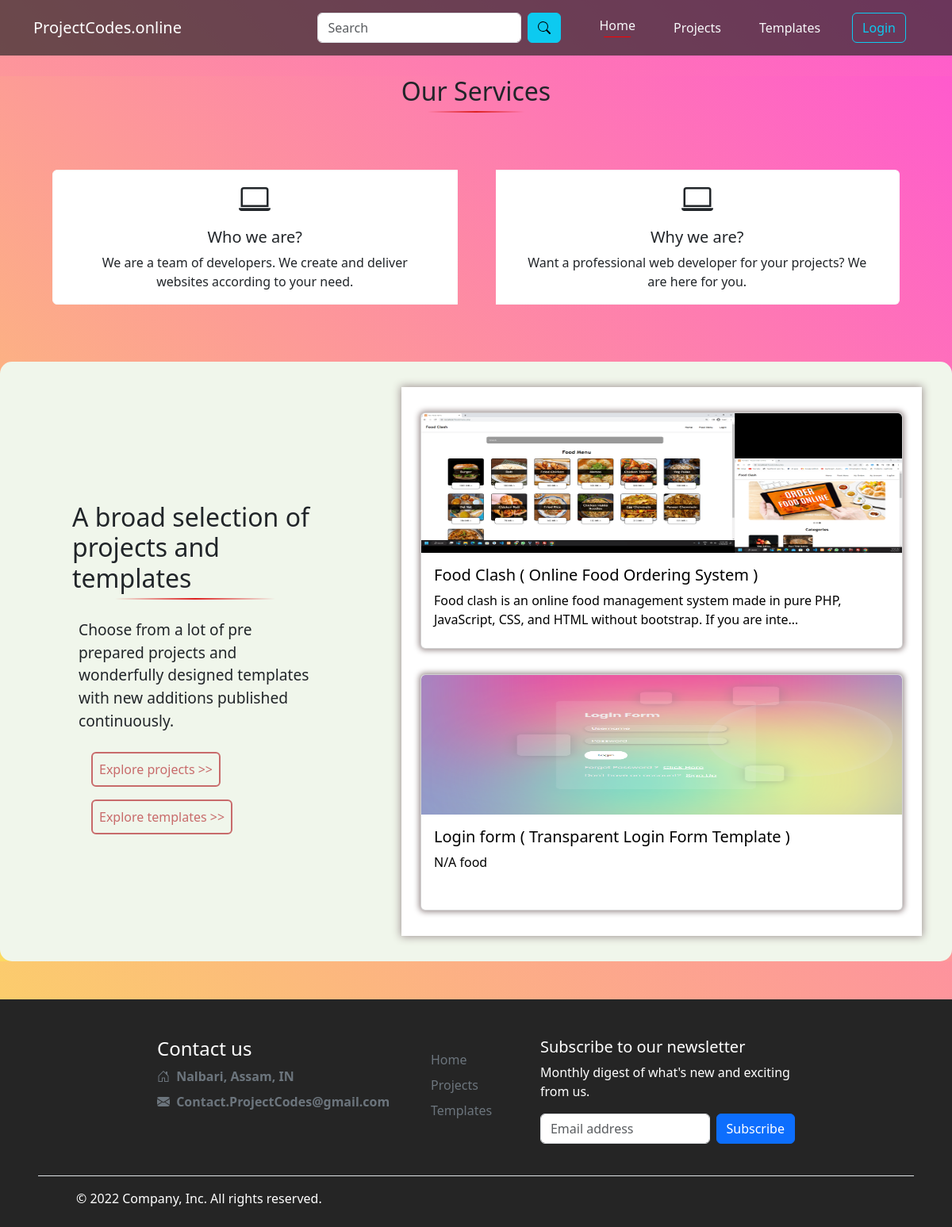
The page / on the database its author committed.
### user/models.py (models this page shows, shortened)
class Project(models.Model):
    CATEGORY=(
        ('Project', 'Project'),
        ('Template', 'Template'),
    )
    SUB_CATEGORY=(
        ('Web Development', (
                ('Front-end Development', 'Front-end Development'),
                ('Backend', 'Backend'),
                ('Full-Stack', 'Full-Stack'),
            )
        ),
        ('Android Development', (
                ('Java', 'Java'),
                ('kotlin', 'Kotlin'),
            )
        ),
        ('Cyber Security', 'Cyber Security'),
        ('Others', (
                ('C','C'),
                ('C++','C++'),
                ('Python','Python')
            )
        ),
    )
    proj_id = models.BigAutoField(primary_key=True)
    title = models.CharField(max_length=100)
    short_Desc = models.CharField(max_length=500, blank=True)
    project_file=  models.FileField(null=True,blank=True, upload_to="projectFile/")
    full_Desc= models.TextField(blank=True)
    category = models.CharField(max_length=100, choices=CATEGORY)
    sub_category = models.CharField(max_length=100, choices=SUB_CATEGORY)
    used_language= models.CharField(max_length=500, null=True, blank=True)
    created_by= models.CharField(max_length=100, null=True, blank=True, default="Team Members")
    price= models.FloatField( blank=True, null=True)
    discounted_price = models.FloatField( blank=True , null=True)
    free = models.BooleanField(default=False)
    publish_date = models.DateTimeField(auto_now_add=True)
    last_modified_date = models.DateTimeField(auto_now=True)
    default_image= models.ImageField(null=True,blank=True, upload_to="Project_Image/")
    sourcecode_link= models.CharField(max_length=500,null=True, blank=True)

### user/views.py (the view)
# urls.py: path('', views.home, name="home"),
def home(request):
    topProjs = Project.objects.filter(category='Project')[:1]
    topTemps = Project.objects.filter(category='Template')[:1]
    params = {'topProjs': topProjs, 'topTemps': topTemps,
              "cartCount": cartCount(request.user.id)}
    return render(request, 'user/index.html', params)

### user/views.py (called while the page is built)
def cartCount(user_id):
    cart = Cart.objects.filter(user_id=user_id)
    cart = cart.count()
    return cart

### templates/user/index.html (shortened to what this page needs)
{% extends 'user/basic.html' %}
{%load static %}
{%block csslink%}
  <link rel="stylesheet" type="text/css" href="{% static 'user/css/indexpage.css'%}" />
{%endblock%}
{%block body%}
<div class="flex-me-bro">
  <div class="container">
    <center><h2 class="my-3 afterLine" >Our Services</h2></center>
      <div class="card-group my-5 ">
        <div class="card border-light m-4 " style="overflow: hidden;">
          <div class="card-body d-flex flex-column align-items-center">
            <svg
              xmlns="http://www.w3.org/2000/svg"
              width="40"
              height="40"
              fill="currentColor"
              class="bi bi-laptop mb-3"
              viewBox="0 0 16 16">
              <path
                d="M13.5 3a.5.5 0 0 1 .5.5V11H2V3.5a.5.5 0 0 1 .5-.5h11zm-11-1A1.5 1.5 0 0 0 1 3.5V12h14V3.5A1.5 1.5 0 0 0 13.5 2h-11zM0 12.5h16a1.5 1.5 0 0 1-1.5 1.5h-13A1.5 1.5 0 0 1 0 12.5z" />
            </svg>
            <h5 class="card-title">Who we are?</h5>
            <p class="card-text text-center mx-4">
              We are a team of developers. We create and deliver websites
              according to your need.
            </p>
          </div>
        </div>
        <div class="card border-light m-4 " style="overflow: hidden; ">
          <div class="card-body d-flex flex-column align-items-center">
            <svg
              xmlns="http://www.w3.org/2000/svg"
              width="40"
              height="40"
              fill="currentColor"
              class="bi bi-laptop mb-3"
              viewBox="0 0 16 16">
              <path
                d="M13.5 3a.5.5 0 0 1 .5.5V11H2V3.5a.5.5 0 0 1 .5-.5h11zm-11-1A1.5 1.5 0 0 0 1 3.5V12h14V3.5A1.5 1.5 0 0 0 13.5 2h-11zM0 12.5h16a1.5 1.5 0 0 1-1.5 1.5h-13A1.5 1.5 0 0 1 0 12.5z" />
            </svg>
            <h5 class="card-title">Why we are?</h5>
            <p class="card-text text-center mx-4">
              Want a professional web developer for your projects? We are here for
              you.
            </p>
          </div>
        </div>
      </div>
  </div>
  <div class="container-fluid my-5 " style="background: #f0f6eb; border-radius: 15px;">
    <div class="container-lg my-5 d-flex align-items-center justify-content-between p-2 projectContainer" style="">
      <div style="" class="left">
        <h2 class="afterLine my-4">A broad selection of projects and templates </h2>
        <p class="mx-2" style="font-size: 1.2rem" >
          Choose from a lot of pre prepared projects and wonderfully designed templates with new additions published continuously.
        </p>
        <div class="btndiv ">
          <a href="/projects/" class="btn btnDesign1 my-2">Explore projects >></a>
          <a href="/templates/" class="btn btnDesign1 my-2">Explore templates >></a>
        </div>
      </div>
      <div class="projectDiv">
        {% for i in topProjs %}
        <div class="card my-3"
          style="">
          <a
            href="/projects/{{i.proj_id}}"
            style="text-decoration: none; color: black">
            <img
              src="/media/{{i.default_image}}"
              class="card-img-top"
              alt="..."
              style="height: 22vh" />
            <div class="card-body">
              <h5 class="card-title">
                {{i.title}} {% if i.short_Desc %}<span> ( {{i.short_Desc}} )</span
                >{% endif %}
              </h5>
              <p class="card-text" >
                {{i.full_Desc| truncatechars:130}}
              </p>
            </div>
          </a>
        </div>
        {% endfor %}
        {% for i in topTemps %}
        <div class="card my-3"
          style="">
          <a
            href="/templates/view/{{i.proj_id}}"
            style="text-decoration: none; color: black">
            <img
              src="/media/{{i.default_image}}"
              class="card-img-top"
              alt="..."
              style="height: 22vh" />
            <div class="card-body">
              <h5 class="card-title">
                {{i.title}} {% if i.short_Desc %}<span> ( {{i.short_Desc}} )</span
                >{% endif %}
              </h5>
              <p class="card-text" style="height: 7vh">
                {{i.full_Desc| truncatechars:130}}
              </p>
            </div>
          </a>
        </div>
        {% endfor %}
      </div>
    </div>
  </div>
</div>
{%endblock%}

### static/user/css/commonStyle.css (style rules this page uses)
:root { --dk-gray-100: #F3F4F6; --dk-gray-200: #E5E7EB; --dk-gray-300: #D1D5DB; --dk-gray-400: #9CA3AF; --dk-gray-500: #6B7280; --dk-gray-600: #4B5563; --dk-gray-700: #374151; --dk-gray-800: #1F2937; --dk-gray-900: #111827; --dk-dark-bg: #313348; --dk-darker-bg: #2a2b3d; --navbar-bg-color: #6f6486; --sidebar-bg-color: #252636; --sidebar-width: 250px; }
* { margin: 0; padding: 0; box-sizing: border-box; }
body { background: linear-gradient(45deg, #fbda61, #ff5acd); scroll-behavior: smooth; }
a { text-decoration: none; color:rgb(35, 34, 34); }
.afterLine { width: fit-content; display: flex; flex-direction: column; align-items: center; transition: 0.2s ease-in; }
.afterLine::after { content: " "; width: 65%; height: 1.9px; margin-top: 6px; border-radius: 20px; color: red; background: linear-gradient(100deg, rgba(255, 255, 255, 0), rgb(221, 32, 32), rgba(255, 255, 255, 0)); transition: 0.2s ease-in; }
.btnDesign1 { font-size: 1rem; font-weight: 500; transition: .1s ease-in; color: #c86b6b; padding: 8px; border: 2px solid #c86b6b; }

### static/user/css/indexpage.css (style rules this page uses)
.flex-me-bro { display: flex; justify-content: center; align-items: center; min-height: 100vh; background:linear-gradient(45deg,#fbda61,#ff5acd) ; }
.projectContainer .left { width: 20rem; padding: 5px; margin: 3rem; }
.projectContainer .left .btndiv { padding-left: 1.5rem; }
.projectContainer .projectDiv { margin: 1.5rem 0; padding: 1rem 1.5rem; display: flex; flex-direction: column; align-items: center; justify-content: center; box-shadow: 0px 0px 10px 1px rgb(158, 146, 146); background: #ffffff; }
.projectContainer .projectDiv .card { width: 38rem; box-shadow: 0px 0px 7px 2px rgb(158, 146, 146); overflow: hidden; }
.projectContainer .projectDiv .card .card-text { height:7vh; }
@media screen and (max-width: 1631px) { .flex-me-bro { display: block; justify-content: center; align-items: center; min-height: 100vh; background:linear-gradient(45deg,#fbda61,#ff5acd) ; } }

### rows shown on the page
Project: default_image (picture), title "Food Clash", short_Desc "Online Food Ordering System", full_Desc "Food clash is an online food management system made in pure PHP, JavaScript, CSS, and HTML without bootstrap. If you are inte…"
Project: default_image (picture), title "Login form", short_Desc "Transparent Login Form Template", full_Desc "N/A food"
